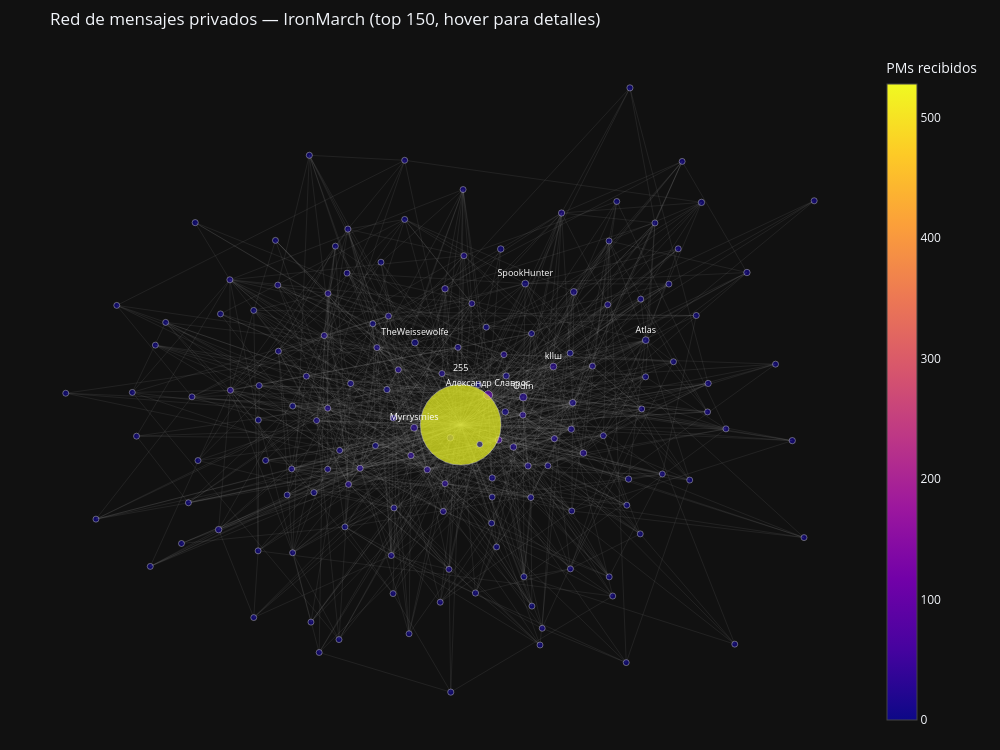

Here is the notebook cell this chart was saved with:
### Markdown cell above
## 6. Visualización de la red de PMs

La red de mensajes privados tiene la misma lógica visual que la red pública, pero el
**color** ahora representa el **in-degree** (cuántos mensajes privados recibe ese usuario).
Un in-degree alto en la red de PMs indica que ese usuario es muy buscado como interlocutor privado.

### Code cell
if G_pm.number_of_nodes() > 0 and 'btw_pm' in dir():
    G_pm_und = G_pm.to_undirected()
    top_pm_nodes = sorted(G_pm_und.degree(), key=lambda x: x[1], reverse=True)[:150]
    top_pm_set   = {n for n, _ in top_pm_nodes}
    G_pm_viz     = G_pm_und.subgraph(top_pm_set).copy()

    pos = nx.spring_layout(G_pm_viz, k=0.8, iterations=60, seed=42)

    edge_x, edge_y = [], []
    for u, v in G_pm_viz.edges():
        x0, y0 = pos[u]; x1, y1 = pos[v]
        edge_x += [x0, x1, None]; edge_y += [y0, y1, None]

    edge_trace = go.Scatter(
        x=edge_x, y=edge_y, mode='lines',
        line=dict(width=0.5, color='rgba(150,150,150,0.25)'),
        hoverinfo='none',
    )

    node_indeg  = [in_deg.get(n, 0) for n in G_pm_viz.nodes()]
    node_btw_pm = [btw_pm.get(n, 0) for n in G_pm_viz.nodes()]
    node_names  = [uid_to_name.get(n, f'uid:{n}') for n in G_pm_viz.nodes()]
    top8_pm     = {uid for uid, _ in top_pm_brokers[:8]}

    node_trace = go.Scatter(
        x=[pos[n][0] for n in G_pm_viz.nodes()],
        y=[pos[n][1] for n in G_pm_viz.nodes()],
        mode='markers+text',
        marker=dict(
            size=[b * 80 + 6 for b in node_btw_pm],
            color=node_indeg,
            colorscale='Plasma',
            colorbar=dict(title='PMs recibidos'),
            line=dict(width=0.5, color='white'),
        ),
        text=[name if n in top8_pm else '' for n, name in zip(G_pm_viz.nodes(), node_names)],
        textposition='top center',
        textfont=dict(size=9, color='white'),
        hovertext=[
            f'{name}<br>PMs recibidos={in_deg.get(n,0)}<br>btw={btw_pm.get(n,0):.4f}'
            for n, name in zip(G_pm_viz.nodes(), node_names)
        ],
        hoverinfo='text',
    )

    fig = go.Figure(
        data=[edge_trace, node_trace],
        layout=go.Layout(
            title='Red de mensajes privados — IronMarch (top 150, hover para detalles)',
            template='plotly_dark', showlegend=False,
            width=1000, height=750,
            xaxis=dict(showgrid=False, zeroline=False, showticklabels=False),
            yaxis=dict(showgrid=False, zeroline=False, showticklabels=False),
            margin=dict(l=20, r=20, t=50, b=20),
        )
    )
    fig.show()
else:
    print('Grafo de PMs vacío o betweenness no calculado.')

### Figure 1 — Plotly figure (JSON) as saved in the notebook; plotly's stock layout.template omitted (floating-point values rounded to 4 significant figures; data arrays with more than 128 entries replaced by an {"elided": "..."} marker saying what was removed)
{"data": [{"hoverinfo": "none", "line": {"color": "rgba(150,150,150,0.25)", "width": 0.5}, "mode": "lines", "type": "scatter", "x": {"elided": "2943 float values"}, "y": {"elided": "2943 float values"}}, {"hoverinfo": "text", "hovertext": {"elided": "150 str values"}, "marker": {"color": {"elided": "150 int values"}, "colorbar": {"title": {"text": "PMs recibidos"}}, "colorscale": [[0.0, "#0d0887"], [0.1111, "#46039f"], [0.2222, "#7201a8"], [0.3333, "#9c179e"], [0.4444, "#bd3786"], [0.5556, "#d8576b"], [0.6667, "#ed7953"], [0.7778, "#fb9f3a"], [0.8889, "#fdca26"], [1.0, "#f0f921"]], "line": {"color": "white", "width": 0.5}, "size": {"elided": "150 float values"}}, "mode": "markers+text", "text": {"elided": "150 str values"}, "textfont": {"color": "white", "size": 9}, "textposition": "top center", "type": "scatter", "x": {"elided": "150 float values"}, "y": {"elided": "150 float values"}}], "layout": {"height": 750, "margin": {"b": 20, "l": 20, "r": 20, "t": 50}, "showlegend": false, "title": {"text": "Red de mensajes privados — IronMarch (top 150, hover para detalles)"}, "width": 1000, "xaxis": {"showgrid": false, "showticklabels": false, "zeroline": false}, "yaxis": {"showgrid": false, "showticklabels": false, "zeroline": false}}}
